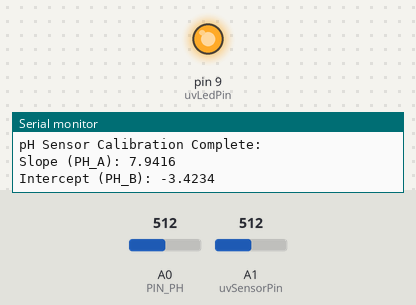
This sketch was run on a simulated Arduino Uno, built with avr-gcc and run on an emulated ATmega328P. On the bench: output pins drawn as LEDs (lit = HIGH), the last lines printed to the serial monitor. The test bench sets the inputs (shaded band); at power-on: A0 (PIN_PH) = 512, A1 (uvSensorPin) = 512.

Above: at 2.1 s.
At 6.2 s:
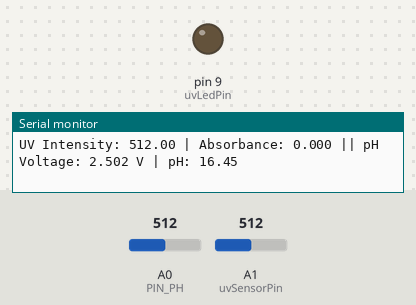
Timing chart, 0 to 8.1 s (numbered marks = the images above):
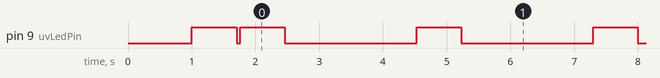

The sketch:

Arduino_code.ino
```cpp
#include <SoftwareSerial.h>
#include <math.h>

// ===== GUVA UV Sensor + UV LED =====
const int uvSensorPin = A1;   // GUVA analog output
const int uvLedPin    = 9;    // UV LED control pin
float I0 = 0;                 // baseline reference intensity (clear water)

// ===== pH Sensor =====
const int PIN_PH = A0;        // pH analog pin
const float VREF = 5;         // Arduino UNO ADC reference (5V)
const int ADC_MAX = 1023;

const float PH_LOW  = 4.01;   // calibration point 1
const float PH_HIGH = 9.18;   // calibration point 2
const float V4 = 0.936;       // Voltage at pH 4.01 buffer
const float V9 = 1.587;       // Voltage at pH 9.18 buffer

float PH_A = 0.0;  // slope
float PH_B = 0.0;  // intercept

// ===== Serial to ESP32 =====
SoftwareSerial espSerial(2, 3);

// ===== Utility functions =====
float measureUVIntensity(int samples) {
  digitalWrite(uvLedPin, HIGH);   // turn on UV LED
  delay(500);

  long sum = 0;
  for (int i = 0; i < samples; i++) {
    sum += analogRead(uvSensorPin);
    delay(10);
  }
  digitalWrite(uvLedPin, LOW);

  return (float)sum / samples;
}

float readVoltage(int pin, int samples = 16) {
  unsigned long sum = 0;
  for (int i = 0; i < samples; i++) {
    sum += analogRead(pin);
    delay(2);
  }
  float adc = (float)sum / samples;
  return (adc / ADC_MAX) * VREF;
}

void setup() {
  Serial.begin(9600);
  espSerial.begin(9600);

  pinMode(uvLedPin, OUTPUT);
  digitalWrite(uvLedPin, LOW);
  delay(1000);

  // UV baseline measurement (clear water)
  I0 = measureUVIntensity(20); // increase samples for stability
  Serial.print("Baseline I0 (clear water) = ");
  Serial.println(I0);

  // pH calibration
  PH_A = (PH_HIGH - PH_LOW) / (V9 - V4);
  PH_B = PH_LOW - PH_A * V4;
  Serial.println("pH Sensor Calibration Complete:");
  Serial.print("Slope (PH_A): "); Serial.println(PH_A, 4);
  Serial.print("Intercept (PH_B): "); Serial.println(PH_B, 4);
}

void loop() {
  // ===== UV Absorbance for suspended solution =====
  float I = measureUVIntensity(20);  // measure multiple times
  float absorbance = 0;

  if (I > 0 && I0 > 0) {
    absorbance = -log10(I / I0);  // Beer-Lambert Law
  }

  // Correct negative or very low readings


  // ===== pH Measurement =====
  float V = readVoltage(PIN_PH);
  float pH = PH_A * V + PH_B;

  // ===== Print to Serial Monitor =====
  Serial.print("UV Intensity: ");
  Serial.print(I);
  Serial.print(" | Absorbance: ");
  Serial.print(absorbance, 3);
  Serial.print(" || pH Voltage: ");
  Serial.print(V, 3);
  Serial.print(" V | pH: ");
  Serial.println(pH, 2);

  // ===== Send to ESP32 =====
  espSerial.print("UV:");
  espSerial.print(absorbance, 3);
  espSerial.print(",pH:");
  espSerial.println(pH, 2);

  delay(2000);
}
```

Measured:
- by itself, pin 9 (uvLedPin): repeats every 2.8 s: HIGH 0.70 s, LOW 2.1 s
